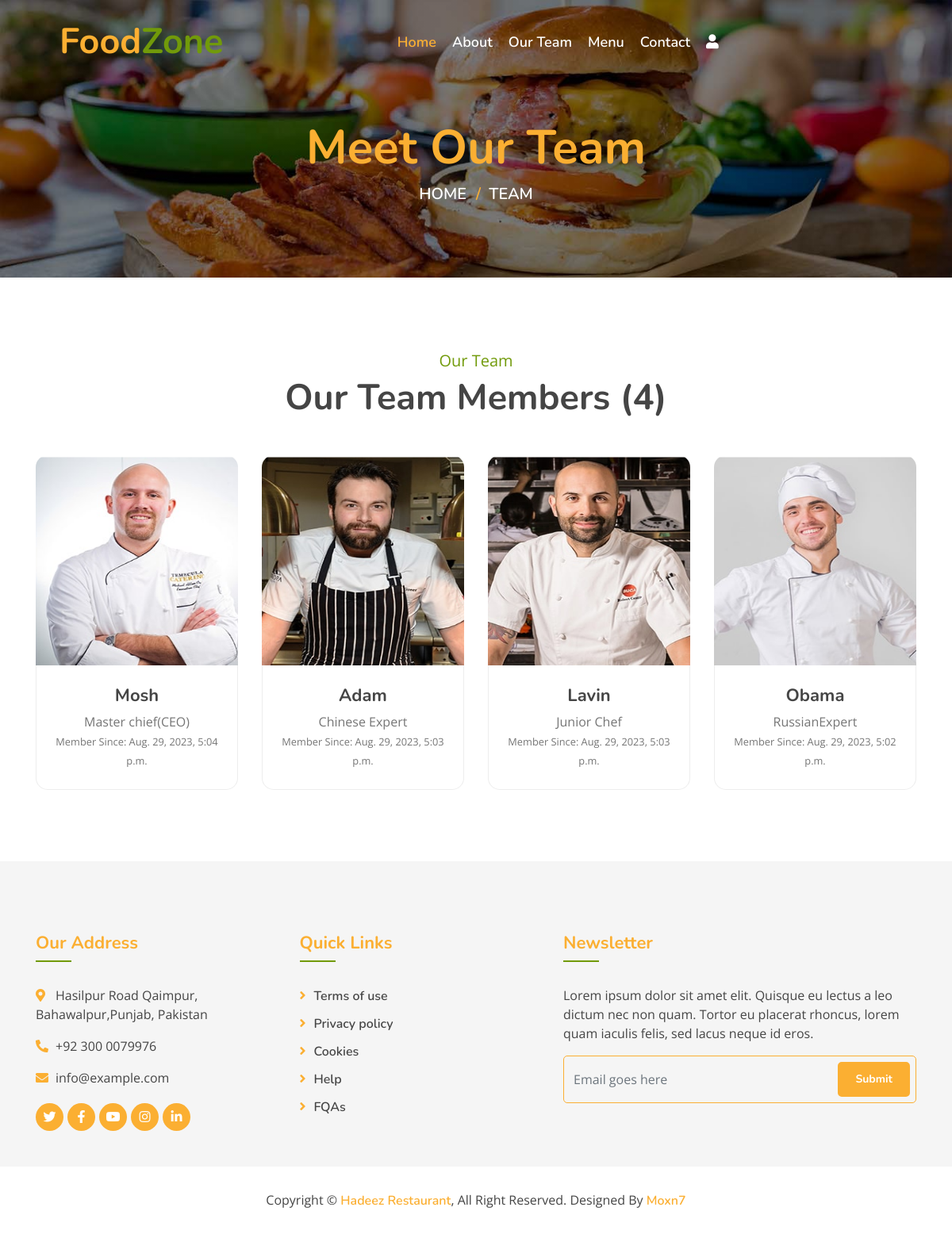
Page /team/ on the committed database.
### myapp/models.py (models this page shows)
class Team(models.Model):
    name = models.CharField(max_length=100)
    designation = models.CharField(max_length=100)
    image = models.ImageField(upload_to="team")
    added_on = models.DateTimeField(auto_now_add=True)
    updated_on = models.DateTimeField(auto_now=True)
    def __str__(self):
        return self.name

### myapp/views.py (the view)
# urls.py: path('team/',views.team_members,name="team"),
def team_members(request):
    members = Team.objects.all().order_by('name').order_by('-id')
    print(members)
    context = {
        'team_members': members,
    }
    return render(request,'team.html', context)

### templates/team.html
{% extends "base.html" %}
{% block content %}
        <div class="page-header">
            <div class="container">
                <div class="row">
                    <div class="col-12">
                        <h2>Meet Our Team</h2>
                    </div>
                    <div class="col-12">
                        <a href="/">Home</a>
                        <a href="{% url 'team' %}">Team</a>
                    </div>
                </div>
            </div>
        </div>
        <div class="team">
            <div class="container">
                <div class="section-header text-center">
                    <p>Our Team</p>
                    <h2>Our Team Members ({{team_members|length}})</h2>
                </div>
                <div class="row">
                {% for m in team_members %}
                    <div class="col-lg-3 col-md-6">
                        <div class="team-item">
                            <div class="team-img">
                                <img src="/media/{{m.image}}" style="height:250px;" alt="Image">
                            </div>
                            <div class="team-text">
                                <h2>{{m.name}}</h2>
                                <p>{{m.designation}}</p>
                                <p><small>Member Since: {{m.added_on}}</small></p>
                            </div>
                        </div>
                    </div>
                {% endfor %}
                </div>
            </div>
        </div>
{% endblock %}

### static/css/style.css (style rules this page uses)
body { color: #757575; background: #ffffff; font-family: 'open sans', sans-serif; }
h1, h2, h3, h4, h5, h6 { color: #454545; font-family: 'Nunito', sans-serif; }
a { font-family: 'Nunito', sans-serif; font-weight: 600; color: #fbaf32; transition: .3s; }
.page-header { position: relative; margin-bottom: 45px; padding: 150px 0 90px 0; text-align: center; background: linear-gradient(rgba(0, 0, 0, .5), rgba(0, 0, 0, .5)), url(../img/page-header.jpg); background-position: center; background-repeat: no-repeat; background-size: cover; }
.page-header h2 { position: relative; color: #fbaf32; font-size: 60px; font-weight: 700; }
.page-header a { position: relative; padding: 0 12px; font-size: 20px; text-transform: uppercase; color: #ffffff; }
.page-header a::after { position: absolute; content: "/"; width: 8px; height: 8px; top: -1px; right: -7px; text-align: center; color: #fbaf32; }
.page-header a:last-child::after { display: none; }
.section-header { position: relative; margin-bottom: 45px; }
.section-header p { color: #719a0a; margin-bottom: 5px; position: relative; font-size: 20px; }
.section-header h2 { margin: 0; position: relative; font-size: 45px; font-weight: 700; }
.team { position: relative; width: 100%; padding: 45px 0 15px 0; }
.team .team-item { position: relative; margin-bottom: 30px; background: #ffffff; }
.team .team-img { position: relative; border-radius: 15px 15px 0 0; overflow: hidden; }
.team .team-img img { position: relative; width: 100%; margin-top: 15px; transform: scale(1.1); transition: .3s; }
.team .team-text { position: relative; padding: 25px 15px; text-align: center; background: #ffffff; border: 1px solid rgba(0, 0, 0, .07); border-top: none; border-radius: 0 0 15px 15px; }
.team .team-text h2 { font-size: 22px; font-weight: 700; }
.team .team-text p { margin: 0; font-size: 16px; }

### rows in the picture
Team: image (picture), name "Mosh", designation "Master chief(CEO)", added_on "Aug. 29, 2023, 5:04 p.m."
Team: image (picture), name "Adam", designation "Chinese Expert", added_on "Aug. 29, 2023, 5:03 p.m."
Team: image (picture), name "Lavin", designation "Junior Chef", added_on "Aug. 29, 2023, 5:03 p.m."
Team: image (picture), name "Obama", designation "RussianExpert", added_on "Aug. 29, 2023, 5:02 p.m."

### other values in the picture
{{ team_members|length }} "4"
